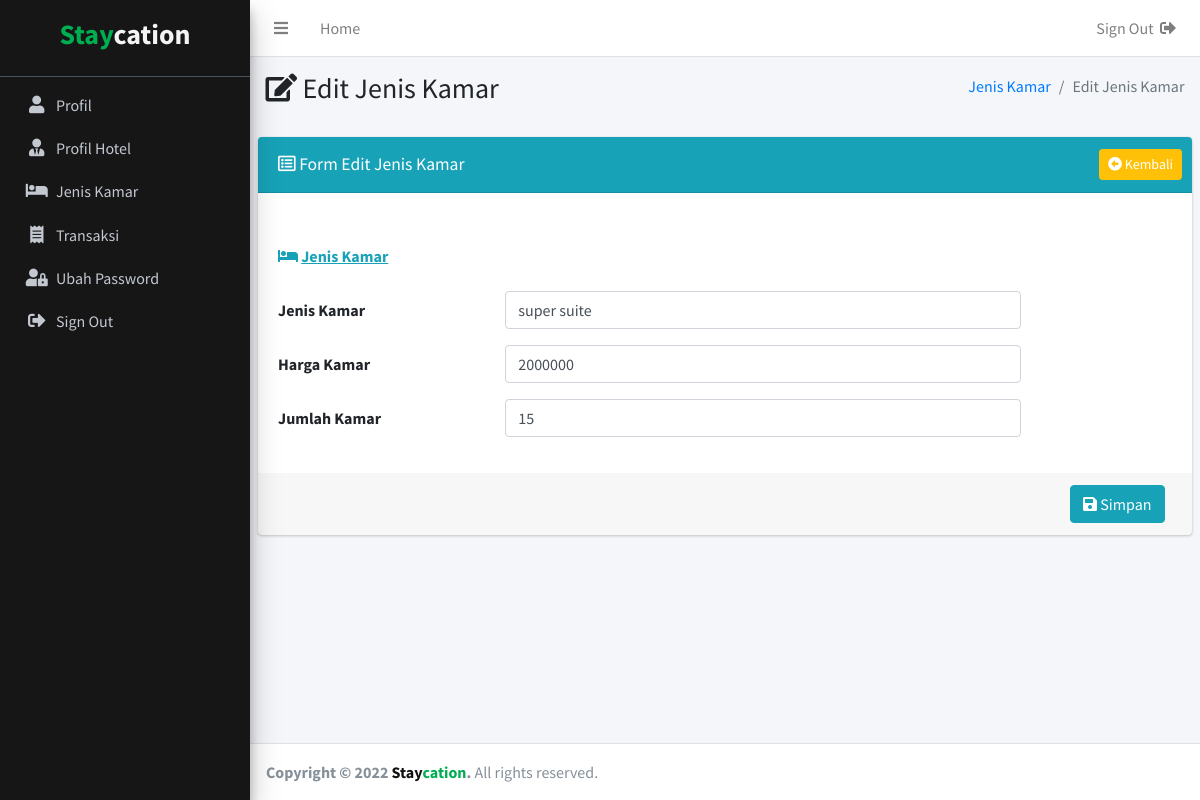
Screenshot of /index.php?include=edit-jenis-kamar&data=3 (signed in) with the database file from the repository.
### tables this page shows
CREATE TABLE `jenis_kamar` (
  `id_jenis_kamar` int(11) NOT NULL,
  `id_hotel` int(11) NOT NULL,
  `id_user` int(11) NOT NULL,
  `jenis_kamar` varchar(100) DEFAULT NULL,
  `harga_kamar` int(11) DEFAULT NULL,
  `jumlah_kamar` int(11) DEFAULT NULL
);

### src/include/editjeniskamar.php (the view, shortened to what this page needs)
<?php
if (isset($_GET['data'])){
  $id_jenis_kamar = $_GET['data'];
  $sql= "SELECT `jenis_kamar`, `harga_kamar`, `jumlah_kamar` FROM `jenis_kamar` WHERE `id_jenis_kamar` = '$id_jenis_kamar'";
  $query = mysqli_query($koneksi, $sql);
  while($data = mysqli_fetch_row($query)){
    $jenis_kamar = $data[0];
    $harga_kamar = $data[1];
    $jumlah_kamar = $data[2];
  }
}
?>
    <section class="content-header">
      <div class="container-fluid">
        <div class="row mb-2">
          <div class="col-sm-6">
            <h3><i class="fas fa-edit"></i> Edit Jenis Kamar</h3>
          </div>
          <div class="col-sm-6">
            <ol class="breadcrumb float-sm-right">
              <li class="breadcrumb-item"><a href="index.php?include=jenis-kamar">Jenis Kamar</a></li>
              <li class="breadcrumb-item active">Edit Jenis Kamar</li>
            </ol>
          </div>
        </div>
      </div>
    </section>
    <section class="content">
    <div class="card card-info">
      <div class="card-header">
        <h3 class="card-title"style="margin-top:5px;"><i class="far fa-list-alt"></i> Form Edit Jenis Kamar</h3>
        <div class="card-tools">
          <a href="index.php?include=jenis-kamar" class="btn btn-sm btn-warning float-right"><i class="fas fa-arrow-alt-circle-left"></i> Kembali</a>
        </div>
      </div>
      <form class="form-horizontal" action="index.php?include=konfirmasi-edit-jenis-kamar" method="post" enctype="multipart/form-data">
        <div class="card-body">
          <div class="form-group row">
            <label for="foto" class="col-sm-12 col-form-label"><span class="text-info">
            <i class="fas fa-bed"></i> <u>Jenis Kamar</u></span></label>
          </div>
          <div class="form-group row">
            <label for="jenis_kamar" class="col-sm-3 col-form-label">Jenis Kamar</label>
            <div class="col-sm-7">
              <input type="text" class="form-control" name="jenis_kamar" id="jenis_kamar" value="<?php echo $jenis_kamar; ?>">
            </div>
          </div>
          <div class="form-group row">
            <label for="harga_kamar" class="col-sm-3 col-form-label">Harga Kamar</label>
            <div class="col-sm-7">
              <input type="text" class="form-control" name="harga_kamar" id="harga_kamar" value="<?php echo $harga_kamar; ?>">
            </div>
          </div>
          <div class="form-group row">
            <label for="jumlah_kamar" class="col-sm-3 col-form-label">Jumlah Kamar</label>
            <div class="col-sm-7">
              <input type="text" class="form-control" name="jumlah_kamar" id="jumlah_kamar" value="<?php echo $jumlah_kamar; ?>">
            </div>
          </div>
        </div>
        <div class="card-footer">
          <div class="col-sm-12">
            <button type="submit" class="btn btn-info float-right"><i class="fas fa-save"></i> Simpan</button>
          </div>
        </div>
      </form>
    </div>
    </section>

### rows the page displays
jenis_kamar: jenis_kamar "super suite", harga_kamar "2000000", jumlah_kamar "15"
